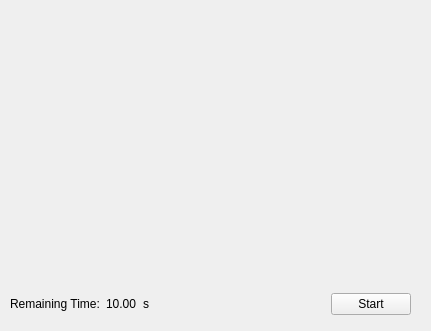
<?xml version="1.0" encoding="UTF-8"?>
<ui version="4.0">
 <class>TrainFaceWidget</class>
 <widget class="QWidget" name="TrainFaceWidget">
  <property name="geometry">
   <rect>
    <x>0</x>
    <y>0</y>
    <width>431</width>
    <height>331</height>
   </rect>
  </property>
  <property name="windowTitle">
   <string>Train Face</string>
  </property>
  <widget class="QWidget" name="layoutWidget">
   <property name="geometry">
    <rect>
     <x>10</x>
     <y>20</y>
     <width>401</width>
     <height>295</height>
    </rect>
   </property>
   <layout class="QVBoxLayout" name="verticalLayout">
    <property name="spacing">
     <number>18</number>
    </property>
    <item>
     <widget class="QLabel" name="CameraDisp">
      <property name="enabled">
       <bool>true</bool>
      </property>
      <property name="minimumSize">
       <size>
        <width>350</width>
        <height>250</height>
       </size>
      </property>
      <property name="text">
       <string/>
      </property>
     </widget>
    </item>
    <item>
     <layout class="QHBoxLayout" name="horizontalLayout">
      <property name="spacing">
       <number>6</number>
      </property>
      <item>
       <widget class="QLabel" name="label">
        <property name="text">
         <string>Remaining Time:</string>
        </property>
       </widget>
      </item>
      <item>
       <widget class="QLabel" name="remainTime">
        <property name="text">
         <string>10.00</string>
        </property>
       </widget>
      </item>
      <item>
       <widget class="QLabel" name="label_3">
        <property name="text">
         <string>s</string>
        </property>
       </widget>
      </item>
      <item>
       <spacer name="horizontalSpacer">
        <property name="orientation">
         <enum>Qt::Horizontal</enum>
        </property>
        <property name="sizeHint" stdset="0">
         <size>
          <width>40</width>
          <height>20</height>
         </size>
        </property>
       </spacer>
      </item>
      <item>
       <widget class="QPushButton" name="startBtn">
        <property name="text">
         <string>Start</string>
        </property>
       </widget>
      </item>
     </layout>
    </item>
   </layout>
  </widget>
 </widget>
 <resources/>
 <connections/>
</ui>
